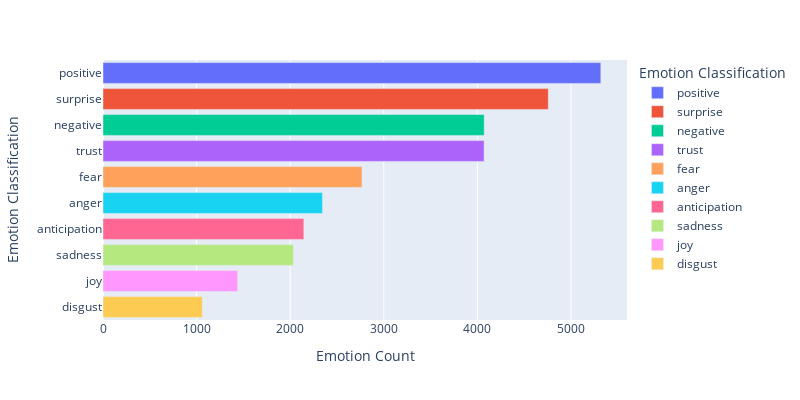

The code cell stored with this chart in its notebook:
### Code cell
from nrclex import NRCLex

#overall sentiment based on all the tweet pulled
full_text = ",".join(df_tweets["text_stemmed_porter"])

nrc_sentiments = NRCLex(full_text).raw_emotion_scores

df_nrc_sentiments = pd.DataFrame.from_dict(nrc_sentiments, orient='index')
df_nrc_sentiments = df_nrc_sentiments.reset_index()
df_nrc_sentiments = df_nrc_sentiments.rename(columns={'index' : 'Emotion Classification' , 0: 'Emotion Count'})
df_nrc_sentiments = df_nrc_sentiments.sort_values(by=['Emotion Count'], ascending=False)

#plotting the Graph
import plotly.express as px
fig = px.bar(df_nrc_sentiments, x='Emotion Count', y='Emotion Classification', color = 'Emotion Classification', orientation='h', width = 800, height = 400)
fig.show()

#Calculate sentiment for each tweet
df_tweets["nrclex_sentiments"] = df_tweets["text_stemmed_porter"].apply(lambda tweet: NRCLex(tweet).raw_emotion_scores)

### Figure 1 — Plotly figure (JSON) as saved in the notebook; plotly's stock layout.template omitted (floating-point values rounded to 4 significant figures)
{"data": [{"alignmentgroup": "True", "hovertemplate": "Emotion Classification=%{y}<br>Emotion Count=%{x}<extra></extra>", "legendgroup": "positive", "marker": {"color": "#636efa", "pattern": {"shape": ""}}, "name": "positive", "offsetgroup": "positive", "orientation": "h", "showlegend": true, "textposition": "auto", "type": "bar", "x": [5319], "xaxis": "x", "y": ["positive"], "yaxis": "y"}, {"alignmentgroup": "True", "hovertemplate": "Emotion Classification=%{y}<br>Emotion Count=%{x}<extra></extra>", "legendgroup": "surprise", "marker": {"color": "#EF553B", "pattern": {"shape": ""}}, "name": "surprise", "offsetgroup": "surprise", "orientation": "h", "showlegend": true, "textposition": "auto", "type": "bar", "x": [4758], "xaxis": "x", "y": ["surprise"], "yaxis": "y"}, {"alignmentgroup": "True", "hovertemplate": "Emotion Classification=%{y}<br>Emotion Count=%{x}<extra></extra>", "legendgroup": "negative", "marker": {"color": "#00cc96", "pattern": {"shape": ""}}, "name": "negative", "offsetgroup": "negative", "orientation": "h", "showlegend": true, "textposition": "auto", "type": "bar", "x": [4073], "xaxis": "x", "y": ["negative"], "yaxis": "y"}, {"alignmentgroup": "True", "hovertemplate": "Emotion Classification=%{y}<br>Emotion Count=%{x}<extra></extra>", "legendgroup": "trust", "marker": {"color": "#ab63fa", "pattern": {"shape": ""}}, "name": "trust", "offsetgroup": "trust", "orientation": "h", "showlegend": true, "textposition": "auto", "type": "bar", "x": [4072], "xaxis": "x", "y": ["trust"], "yaxis": "y"}, {"alignmentgroup": "True", "hovertemplate": "Emotion Classification=%{y}<br>Emotion Count=%{x}<extra></extra>", "legendgroup": "fear", "marker": {"color": "#FFA15A", "pattern": {"shape": ""}}, "name": "fear", "offsetgroup": "fear", "orientation": "h", "showlegend": true, "textposition": "auto", "type": "bar", "x": [2767], "xaxis": "x", "y": ["fear"], "yaxis": "y"}, {"alignmentgroup": "True", "hovertemplate": "Emotion Classification=%{y}<br>Emotion Count=%{x}<extra></extra>", "legendgroup": "anger", "marker": {"color": "#19d3f3", "pattern": {"shape": ""}}, "name": "anger", "offsetgroup": "anger", "orientation": "h", "showlegend": true, "textposition": "auto", "type": "bar", "x": [2345], "xaxis": "x", "y": ["anger"], "yaxis": "y"}, {"alignmentgroup": "True", "hovertemplate": "Emotion Classification=%{y}<br>Emotion Count=%{x}<extra></extra>", "legendgroup": "anticipation", "marker": {"color": "#FF6692", "pattern": {"shape": ""}}, "name": "anticipation", "offsetgroup": "anticipation", "orientation": "h", "showlegend": true, "textposition": "auto", "type": "bar", "x": [2146], "xaxis": "x", "y": ["anticipation"], "yaxis": "y"}, {"alignmentgroup": "True", "hovertemplate": "Emotion Classification=%{y}<br>Emotion Count=%{x}<extra></extra>", "legendgroup": "sadness", "marker": {"color": "#B6E880", "pattern": {"shape": ""}}, "name": "sadness", "offsetgroup": "sadness", "orientation": "h", "showlegend": true, "textposition": "auto", "type": "bar", "x": [2033], "xaxis": "x", "y": ["sadness"], "yaxis": "y"}, {"alignmentgroup": "True", "hovertemplate": "Emotion Classification=%{y}<br>Emotion Count=%{x}<extra></extra>", "legendgroup": "joy", "marker": {"color": "#FF97FF", "pattern": {"shape": ""}}, "name": "joy", "offsetgroup": "joy", "orientation": "h", "showlegend": true, "textposition": "auto", "type": "bar", "x": [1439], "xaxis": "x", "y": ["joy"], "yaxis": "y"}, {"alignmentgroup": "True", "hovertemplate": "Emotion Classification=%{y}<br>Emotion Count=%{x}<extra></extra>", "legendgroup": "disgust", "marker": {"color": "#FECB52", "pattern": {"shape": ""}}, "name": "disgust", "offsetgroup": "disgust", "orientation": "h", "showlegend": true, "textposition": "auto", "type": "bar", "x": [1061], "xaxis": "x", "y": ["disgust"], "yaxis": "y"}], "layout": {"barmode": "relative", "height": 400, "legend": {"title": {"text": "Emotion Classification"}, "tracegroupgap": 0}, "margin": {"t": 60}, "width": 800, "xaxis": {"anchor": "y", "domain": [0, 1], "title": {"text": "Emotion Count"}}, "yaxis": {"anchor": "x", "categoryarray": ["disgust", "joy", "sadness", "anticipation", "anger", "fear", "trust", "negative", "surprise", "positive"], "categoryorder": "array", "domain": [0, 1], "title": {"text": "Emotion Classification"}}}}
